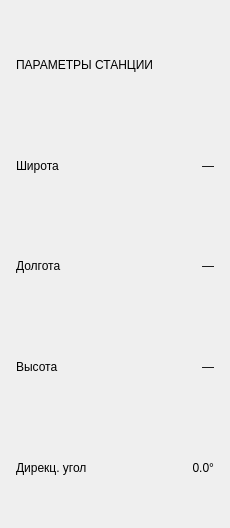
               <widget class="QWidget" name="scrollAreaWidgetContents_sectionParams">
                <property name="geometry">
                 <rect>
                  <x>0</x>
                  <y>0</y>
                  <width>230</width>
                  <height>528</height>
                 </rect>
                </property>
                <layout class="QVBoxLayout" name="sectionParamsLayout">
                 <property name="spacing">
                  <number>0</number>
                 </property>
                 <property name="leftMargin">
                  <number>16</number>
                 </property>
                 <property name="topMargin">
                  <number>14</number>
                 </property>
                 <property name="rightMargin">
                  <number>16</number>
                 </property>
                 <property name="bottomMargin">
                  <number>10</number>
                 </property>
                 <item>
                  <widget class="QLabel" name="capParams">
                   <property name="text">
                    <string>ПАРАМЕТРЫ СТАНЦИИ</string>
                   </property>
                  </widget>
                 </item>
                 <item>
                  <widget class="QFrame" name="rowLatitude">
                   <property name="minimumSize">
                    <size>
                     <width>0</width>
                     <height>30</height>
                    </size>
                   </property>
                   <layout class="QHBoxLayout" name="rowLatitudeLayout">
                    <property name="spacing">
                     <number>8</number>
                    </property>
                    <property name="leftMargin">
                     <number>0</number>
                    </property>
                    <property name="topMargin">
                     <number>0</number>
                    </property>
                    <property name="rightMargin">
                     <number>0</number>
                    </property>
                    <property name="bottomMargin">
                     <number>0</number>
                    </property>
                    <item>
                     <widget class="QLabel" name="lblLatitude">
                      <property name="text">
                       <string>Широта</string>
                      </property>
                     </widget>
                    </item>
                    <item>
                     <spacer name="rowLatitudeSpacer">
                      <property name="orientation">
                       <enum>Qt::Horizontal</enum>
                      </property>
                      <property name="sizeHint" stdset="0">
                       <size>
                        <width>10</width>
                        <height>10</height>
                       </size>
                      </property>
                     </spacer>
                    </item>
                    <item>
                     <widget class="QLabel" name="valLatitude">
                      <property name="text">
                       <string>—</string>
                      </property>
                      <property name="alignment">
                       <set>Qt::AlignRight|Qt::AlignTrailing|Qt::AlignVCenter</set>
                      </property>
                     </widget>
                    </item>
                   </layout>
                  </widget>
                 </item>
                 <item>
                  <widget class="QFrame" name="rowLongitude">
                   <property name="minimumSize">
                    <size>
                     <width>0</width>
                     <height>30</height>
                    </size>
                   </property>
                   <layout class="QHBoxLayout" name="rowLongitudeLayout">
                    <property name="spacing">
                     <number>8</number>
                    </property>
                    <property name="leftMargin">
                     <number>0</number>
                    </property>
                    <property name="topMargin">
                     <number>0</number>
                    </property>
                    <property name="rightMargin">
                     <number>0</number>
                    </property>
                    <property name="bottomMargin">
                     <number>0</number>
                    </property>
                    <item>
                     <widget class="QLabel" name="lblLongitude">
                      <property name="text">
                       <string>Долгота</string>
                      </property>
                     </widget>
                    </item>
                    <item>
                     <spacer name="rowLongitudeSpacer">
                      <property name="orientation">
                       <enum>Qt::Horizontal</enum>
                      </property>
                      <property name="sizeHint" stdset="0">
                       <size>
                        <width>10</width>
                        <height>10</height>
                       </size>
                      </property>
                     </spacer>
                    </item>
                    <item>
                     <widget class="QLabel" name="valLongitude">
                      <property name="text">
                       <string>—</string>
                      </property>
                      <property name="alignment">
                       <set>Qt::AlignRight|Qt::AlignTrailing|Qt::AlignVCenter</set>
                      </property>
                     </widget>
                    </item>
                   </layout>
                  </widget>
                 </item>
                 <item>
                  <widget class="QFrame" name="rowAltitude">
                   <property name="minimumSize">
                    <size>
                     <width>0</width>
                     <height>30</height>
                    </size>
                   </property>
                   <layout class="QHBoxLayout" name="rowAltitudeLayout">
                    <property name="spacing">
                     <number>8</number>
                    </property>
                    <property name="leftMargin">
                     <number>0</number>
                    </property>
                    <property name="topMargin">
                     <number>0</number>
                    </property>
                    <property name="rightMargin">
                     <number>0</number>
                    </property>
                    <property name="bottomMargin">
                     <number>0</number>
                    </property>
                    <item>
                     <widget class="QLabel" name="lblAltitude">
                      <property name="text">
                       <string>Высота</string>
                      </property>
                     </widget>
                    </item>
                    <item>
                     <spacer name="rowAltitudeSpacer">
                      <property name="orientation">
                       <enum>Qt::Horizontal</enum>
                      </property>
                      <property name="sizeHint" stdset="0">
                       <size>
                        <width>10</width>
                        <height>10</height>
                       </size>
                      </property>
                     </spacer>
                    </item>
                    <item>
                     <widget class="QLabel" name="valAltitude">
                      <property name="text">
                       <string>—</string>
                      </property>
                      <property name="alignment">
                       <set>Qt::AlignRight|Qt::AlignTrailing|Qt::AlignVCenter</set>
                      </property>
                     </widget>
                    </item>
                   </layout>
                  </widget>
                 </item>
                 <item>
                  <widget class="QFrame" name="rowDirectionAngle">
                   <property name="minimumSize">
                    <size>
                     <width>0</width>
                     <height>30</height>
                    </size>
                   </property>
                   <layout class="QHBoxLayout" name="rowDirectionAngleLayout">
                    <property name="spacing">
                     <number>8</number>
                    </property>
                    <property name="leftMargin">
                     <number>0</number>
                    </property>
                    <property name="topMargin">
                     <number>0</number>
                    </property>
                    <property name="rightMargin">
                     <number>0</number>
                    </property>
                    <property name="bottomMargin">
                     <number>0</number>
                    </property>
                    <item>
                     <widget class="QLabel" name="lblDirectionAngle">
                      <property name="text">
                       <string>Дирекц. угол</string>
                      </property>
                     </widget>
                    </item>
                    <item>
                     <spacer name="rowDirectionAngleSpacer">
                      <property name="orientation">
                       <enum>Qt::Horizontal</enum>
                      </property>
                      <property name="sizeHint" stdset="0">
                       <size>
                        <width>10</width>
                        <height>10</height>
                       </size>
                      </property>
                     </spacer>
                    </item>
                    <item>
                     <widget class="QLabel" name="valDirectionAngle">
                      <property name="text">
                       <string>0.0°</string>
                      </property>
                      <property name="alignment">
                       <set>Qt::AlignRight|Qt::AlignTrailing|Qt::AlignVCenter</set>
                      </property>
                     </widget>
                    </item>
                   </layout>
                  </widget>
                 </item>
                </layout>
               </widget>
